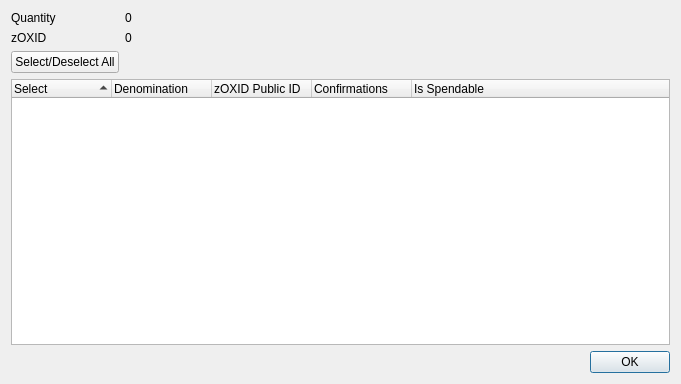
<?xml version="1.0" encoding="UTF-8"?>
<ui version="4.0">
 <class>ZOxidControlDialog</class>
 <widget class="QDialog" name="ZOxidControlDialog">
  <property name="geometry">
   <rect>
    <x>0</x>
    <y>0</y>
    <width>681</width>
    <height>384</height>
   </rect>
  </property>
  <property name="minimumSize">
   <size>
    <width>681</width>
    <height>384</height>
   </size>
  </property>
  <property name="windowTitle">
   <string>Select zOXID to Spend</string>
  </property>
  <layout class="QGridLayout" name="gridLayout">
   <item row="0" column="0">
    <layout class="QFormLayout" name="formLayout">
     <property name="sizeConstraint">
      <enum>QLayout::SetDefaultConstraint</enum>
     </property>
     <item row="0" column="0">
      <widget class="QLabel" name="labelQuantity">
       <property name="text">
        <string>Quantity</string>
       </property>
      </widget>
     </item>
     <item row="0" column="1">
      <widget class="QLabel" name="labelQuantity_int">
       <property name="text">
        <string>0</string>
       </property>
      </widget>
     </item>
     <item row="1" column="0">
      <widget class="QLabel" name="labelZOxid">
       <property name="text">
        <string>zOXID</string>
       </property>
      </widget>
     </item>
     <item row="1" column="1">
      <widget class="QLabel" name="labelZOxid_int">
       <property name="text">
        <string>0</string>
       </property>
      </widget>
     </item>
     <item row="2" column="0">
      <widget class="QPushButton" name="pushButtonAll">
       <property name="text">
        <string>Select/Deselect All</string>
       </property>
      </widget>
     </item>
    </layout>
   </item>
   <item row="1" column="0">
    <layout class="QVBoxLayout" name="verticalLayout">
     <item>
      <widget class="QTreeWidget" name="treeWidget">
       <property name="minimumSize">
        <size>
         <width>0</width>
         <height>250</height>
        </size>
       </property>
       <property name="alternatingRowColors">
        <bool>true</bool>
       </property>
       <property name="sortingEnabled">
        <bool>true</bool>
       </property>
       <property name="columnCount">
        <number>5</number>
       </property>
       <attribute name="headerDefaultSectionSize">
        <number>100</number>
       </attribute>
       <column>
        <property name="text">
         <string notr="true">Select</string>
        </property>
       </column>
       <column>
        <property name="text">
         <string notr="true">Denomination</string>
        </property>
       </column>
       <column>
        <property name="text">
         <string notr="true">zOXID Public ID</string>
        </property>
       </column>
       <column>
        <property name="text">
         <string notr="true">Confirmations</string>
        </property>
       </column>
       <column>
        <property name="text">
         <string>Is Spendable</string>
        </property>
       </column>
      </widget>
     </item>
     <item>
      <widget class="QDialogButtonBox" name="buttonBox">
       <property name="orientation">
        <enum>Qt::Horizontal</enum>
       </property>
       <property name="standardButtons">
        <set>QDialogButtonBox::Ok</set>
       </property>
      </widget>
     </item>
    </layout>
   </item>
  </layout>
 </widget>
 <resources/>
 <connections>
  <connection>
   <sender>buttonBox</sender>
   <signal>accepted()</signal>
   <receiver>ZOxidControlDialog</receiver>
   <slot>accept()</slot>
   <hints>
    <hint type="sourcelabel">
     <x>248</x>
     <y>254</y>
    </hint>
    <hint type="destinationlabel">
     <x>157</x>
     <y>274</y>
    </hint>
   </hints>
  </connection>
  <connection>
   <sender>buttonBox</sender>
   <signal>rejected()</signal>
   <receiver>ZOxidControlDialog</receiver>
   <slot>reject()</slot>
   <hints>
    <hint type="sourcelabel">
     <x>316</x>
     <y>260</y>
    </hint>
    <hint type="destinationlabel">
     <x>286</x>
     <y>274</y>
    </hint>
   </hints>
  </connection>
 </connections>
</ui>
